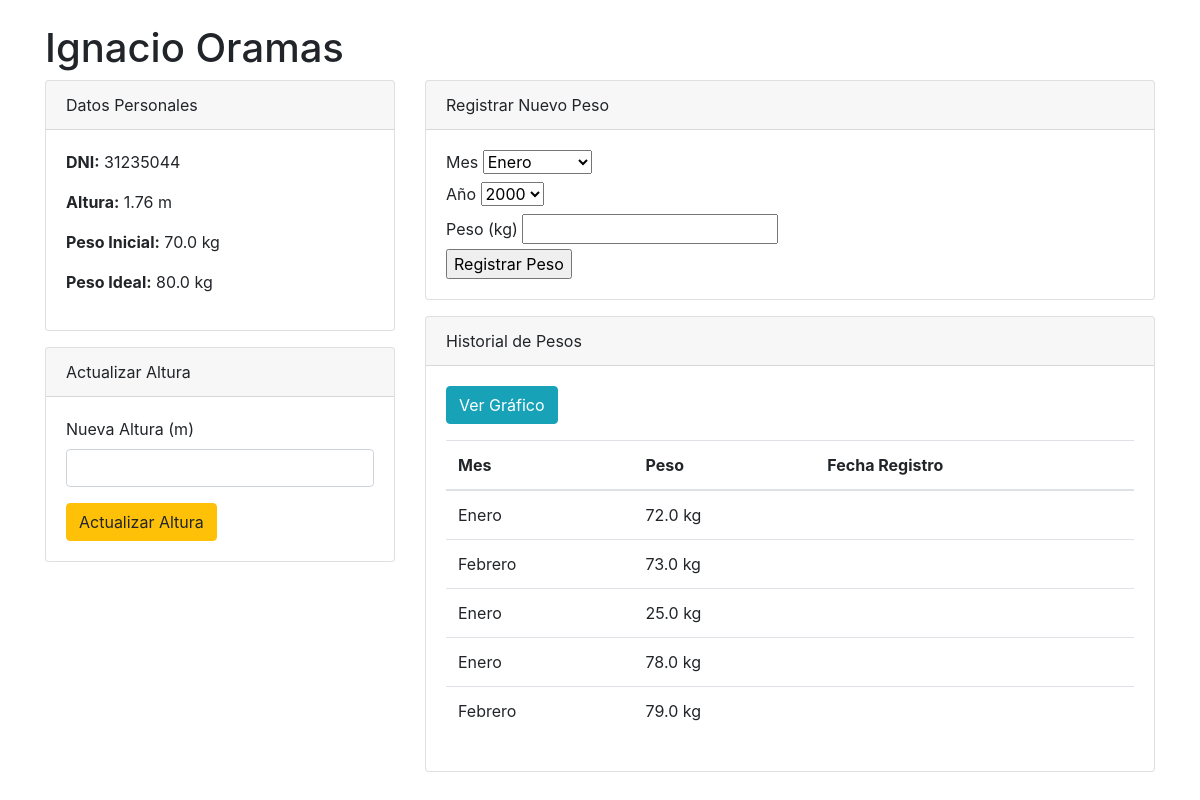
The app's page /dashboard_usuario/31235044 with its own data.
### tables this page shows
CREATE TABLE Usuarios (
    id INTEGER PRIMARY KEY AUTOINCREMENT,
    dni TEXT UNIQUE NOT NULL,
    nombre TEXT NOT NULL,
    apellido TEXT NOT NULL,
    altura FLOAT NOT NULL,
    peso_inicial FLOAT NOT NULL,
    peso_ideal FLOAT,
    entrenador_id INTEGER,
    FOREIGN KEY (entrenador_id) REFERENCES Entrenador (id)
);

CREATE TABLE Pesos (
    id INTEGER PRIMARY KEY AUTOINCREMENT,
    usuario_id INTEGER NOT NULL,
    mes TEXT NOT NULL,
    anio TEXT NOT NULL,
    peso REAL NOT NULL,
    FOREIGN KEY (usuario_id) REFERENCES Usuarios(id)
);

### index.py (the view)
@app.route('/dashboard_usuario/<dni>')
def dashboard_usuario(dni):
    usuario = obtener_usuario_por_dni(dni)
    if not usuario:
        flash('Usuario no encontrado', 'error')
        return redirect('/dashboard_entrenador')
    altura_form = EditarAlturaForm()
    peso_form = RegistrarPesoForm()
    historial = obtener_historial_pesos(usuario['id'])
    return render_template('dashboard_usuario.html',
                         usuario=usuario,
                         altura_form=altura_form,
                         peso_form=peso_form,
                         historial=historial)

### index.py
class EditarAlturaForm(FlaskForm):
    nueva_altura = FloatField('Nueva Altura (m)', validators=[
        DataRequired(),
        NumberRange(min=0.5, max=2.5, message="Altura debe estar entre 0.5 y 2.5 metros")
    ])
    submit = SubmitField('Actualizar Altura')

class RegistrarPesoForm(FlaskForm):
    mes = SelectField('Mes', choices=[
        ('Enero', 'Enero'), ('Febrero', 'Febrero'), ('Marzo', 'Marzo'),
        ('Abril', 'Abril'), ('Mayo', 'Mayo'), ('Junio', 'Junio'),
        ('Julio', 'Julio'), ('Agosto', 'Agosto'), ('Septiembre', 'Septiembre'),
        ('Octubre', 'Octubre'), ('Noviembre', 'Noviembre'), ('Diciembre', 'Diciembre')
    ], validators=[DataRequired()])
    anio = SelectField('Año', choices=[], validators=[DataRequired()])
    peso = FloatField('Peso (kg)', validators=[
        DataRequired(),
        NumberRange(min=20, max=300, message="Peso debe estar entre 20 y 300 kg")
    ])
    submit = SubmitField('Registrar Peso')
    def __init__(self, *args, **kwargs):
        super(RegistrarPesoForm, self).__init__(*args, **kwargs)
        año_actual = datetime.now().year
        self.anio.choices = [(str(año), str(año)) for año in range(2000, año_actual + 6)]

### database.py (called while the page is built)
def get_db():
    conn = sqlite3.connect(DATABASE)
    conn.row_factory = sqlite3.Row
    return conn

def obtener_usuario_por_dni(dni):
    conn = get_db()
    usuario = conn.execute('SELECT * FROM Usuarios WHERE dni = ?', (dni,)).fetchone()
    conn.close()
    return usuario

def obtener_historial_pesos(usuario_id):
    conn = get_db()
    historial = conn.execute(
        'SELECT mes, anio, peso FROM Pesos WHERE usuario_id = ? ORDER BY anio, mes',
        (usuario_id,)
    ).fetchall()
    conn.close()
    return historial  # Devuelve una lista de tuplas

### templates/dashboard_usuario.html (shortened to what this page needs)
<!DOCTYPE html>
<html>
<head>
    <link rel="stylesheet" href="https://stackpath.bootstrapcdn.com/bootstrap/4.5.2/css/bootstrap.min.css">
</head>
<body>
    <div class="container mt-4">
        <h1>{{ usuario.nombre }} {{ usuario.apellido }}</h1>
        <div class="row">
            <div class="col-md-4">
                <div class="card">
                    <div class="card-header">
                        Datos Personales
                    </div>
                    <div class="card-body">
                        <p><strong>DNI:</strong> {{ usuario.dni }}</p>
                        <p><strong>Altura:</strong> {{ usuario.altura }} m</p>
                        <p><strong>Peso Inicial:</strong> {{ usuario.peso_inicial }} kg</p>
                        <p><strong>Peso Ideal:</strong> {{ usuario.peso_ideal }} kg</p>
                    </div>
                </div>
                <div class="card mt-3">
                    <div class="card-header">
                        Actualizar Altura
                    </div>
                    <div class="card-body">
                        <form method="POST" action="/actualizar_altura/{{ usuario.dni }}">
                            <div class="form-group">
                                {{ altura_form.nueva_altura.label }}
                                {{ altura_form.nueva_altura(class="form-control") }}
                            </div>
                            {{ altura_form.submit(class="btn btn-warning") }}
                        </form>
                    </div>
                </div>
            </div>
            <div class="col-md-8">
                <div class="card">
                    <div class="card-header">
                        Registrar Nuevo Peso
                    </div>
                    <div class="card-body">
                        <form method="POST" action="{{ url_for('registrar_peso_route', dni=usuario.dni) }}">
                            <div>
                                {{ peso_form.mes.label }} {{ peso_form.mes() }}
                            </div>
                            <div>
                                {{ peso_form.anio.label }} {{ peso_form.anio() }}
                            </div>
                            <div>
                                {{ peso_form.peso.label }} {{ peso_form.peso() }}
                            </div>
                            <div>
                                {{ peso_form.submit() }}
                            </div>
                        </form>
                    </div>
                </div>
                <div class="card mt-3">
                    <div class="card-header">
                        Historial de Pesos
                    </div>
                    <div class="card-body">
                        <a href="/grafica_usuario/{{ usuario.dni }}" class="btn btn-info mb-3">Ver Gráfico</a>
                        <table class="table">
                            <thead>
                                <tr>
                                    <th>Mes</th>
                                    <th>Peso</th>
                                    <th>Fecha Registro</th>
                                </tr>
                            </thead>
                            <tbody>
                                {% for registro in historial %}
                                <tr>
                                    <td>{{ registro.mes }}</td>
                                    <td>{{ registro.peso }} kg</td>
                                    <td>{{ registro.fecha }}</td>
                                </tr>
                                {% endfor %}
                            </tbody>
                        </table>
                    </div>
                </div>
            </div>
        </div>
    </div>
</body>
</html>

### records on screen
Usuarios: nombre "Ignacio", apellido "Oramas", dni "31235044", altura "1.76", peso_inicial "70.0", peso_ideal "80.0"
Pesos: mes "Enero", peso "72.0"
Pesos: mes "Febrero", peso "73.0"
Pesos: mes "Enero", peso "25.0"
Pesos: mes "Enero", peso "78.0"
Pesos: mes "Febrero", peso "79.0"

### other values on screen
{{ altura_form.nueva_altura.label }} "Nueva Altura (m)"
{{ peso_form.mes.label }} "Mes"
{{ peso_form.anio.label }} "Año"
{{ peso_form.peso.label }} "Peso (kg)"
